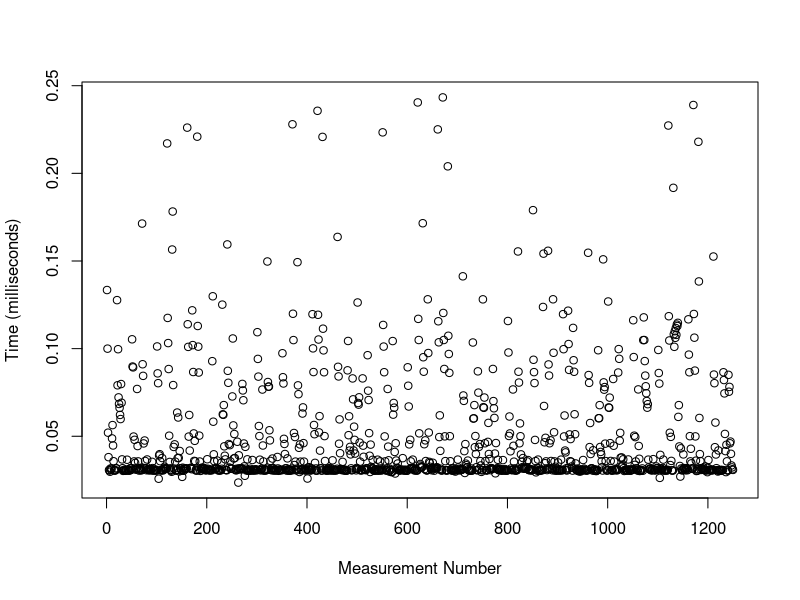
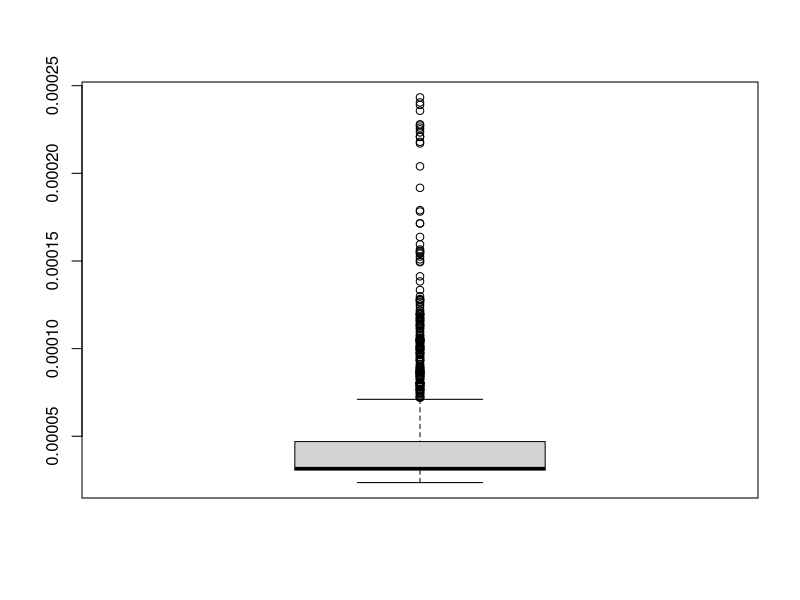
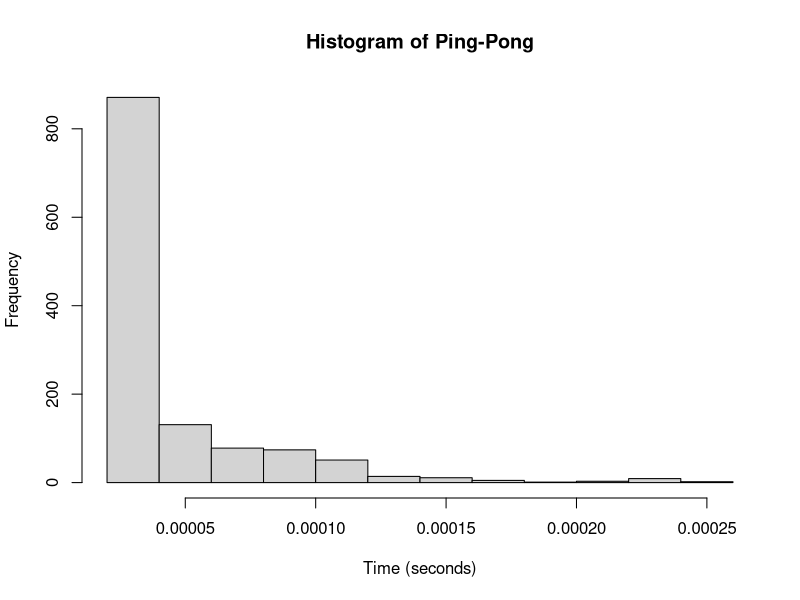

Reproduce these figures in R, in order.
## ---- chunk 1
knitr::opts_chunk$set(echo = TRUE)
## ---- chunk 2
df1 <- read.csv("data/PP_size_1.csv");
head(df1);
## ---- chunk 3
plot(df1$time*1000,ylab="Time (milliseconds)", xlab="Measurement Number")
## ---- chunk 4
boxplot(df1$time)
## ---- chunk 5
hist(df1$time, breaks=10, xlab="Time (seconds)", main="Histogram of Ping-Pong")
